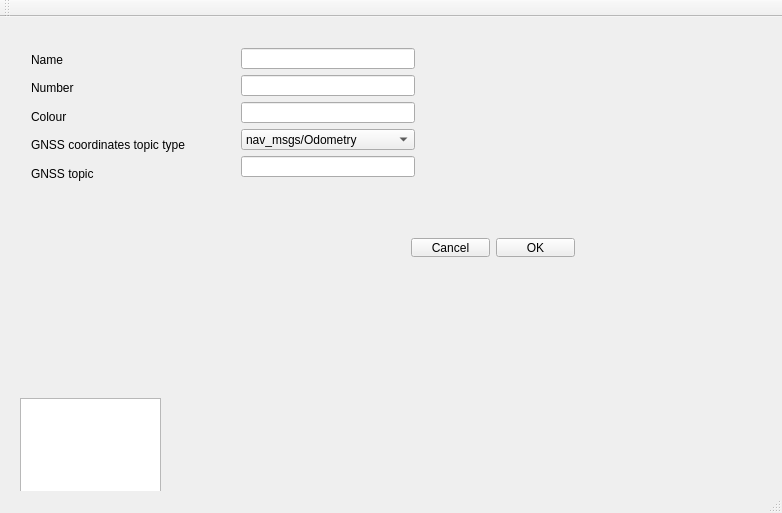
<?xml version="1.0" encoding="UTF-8"?>
<ui version="4.0">
 <class>MainWindow</class>
 <widget class="QMainWindow" name="MainWindow">
  <property name="geometry">
   <rect>
    <x>0</x>
    <y>0</y>
    <width>782</width>
    <height>513</height>
   </rect>
  </property>
  <property name="windowTitle">
   <string>MainWindow</string>
  </property>
  <widget class="QWidget" name="centralWidget">
   <widget class="QWidget" name="gridLayoutWidget">
    <property name="geometry">
     <rect>
      <x>20</x>
      <y>20</y>
      <width>211</width>
      <height>302</height>
     </rect>
    </property>
    <layout class="QGridLayout" name="gridLayout">
     <item row="0" column="0">
      <widget class="QLabel" name="boat_name_label">
       <property name="text">
        <string>Name</string>
       </property>
      </widget>
     </item>
     <item row="2" column="0">
      <widget class="QLabel" name="boat_colour_label">
       <property name="text">
        <string>Colour</string>
       </property>
      </widget>
     </item>
     <item row="3" column="0">
      <widget class="QLabel" name="boat_gnss_coordinates_topic_type">
       <property name="text">
        <string>GNSS coordinates topic type</string>
       </property>
      </widget>
     </item>
     <item row="8" column="0">
      <widget class="QLabel" name="label_8">
       <property name="text">
        <string/>
       </property>
      </widget>
     </item>
     <item row="6" column="0">
      <widget class="QLabel" name="label_6">
       <property name="text">
        <string/>
       </property>
      </widget>
     </item>
     <item row="11" column="0">
      <widget class="QLabel" name="label_11">
       <property name="text">
        <string/>
       </property>
      </widget>
     </item>
     <item row="4" column="0">
      <widget class="QLabel" name="boat_gnss_topic">
       <property name="text">
        <string>GNSS topic</string>
       </property>
      </widget>
     </item>
     <item row="1" column="0">
      <widget class="QLabel" name="boat_number_label">
       <property name="text">
        <string>Number</string>
       </property>
      </widget>
     </item>
     <item row="9" column="0">
      <widget class="QLabel" name="label_9">
       <property name="text">
        <string/>
       </property>
      </widget>
     </item>
     <item row="10" column="0">
      <widget class="QLabel" name="label_10">
       <property name="text">
        <string/>
       </property>
      </widget>
     </item>
    </layout>
   </widget>
   <widget class="QWidget" name="horizontalLayoutWidget">
    <property name="geometry">
     <rect>
      <x>400</x>
      <y>210</y>
      <width>186</width>
      <height>41</height>
     </rect>
    </property>
    <layout class="QHBoxLayout" name="horizontalLayout">
     <item>
      <widget class="QPushButton" name="pushButton">
       <property name="text">
        <string>Cancel</string>
       </property>
      </widget>
     </item>
     <item>
      <widget class="QPushButton" name="pushButton_2">
       <property name="text">
        <string>OK</string>
       </property>
      </widget>
     </item>
    </layout>
   </widget>
   <widget class="QTextBrowser" name="textBrowser">
    <property name="geometry">
     <rect>
      <x>20</x>
      <y>381</y>
      <width>141</width>
      <height>161</height>
     </rect>
    </property>
   </widget>
   <widget class="QWidget" name="gridLayoutWidget_2">
    <property name="geometry">
     <rect>
      <x>230</x>
      <y>20</y>
      <width>196</width>
      <height>151</height>
     </rect>
    </property>
    <layout class="QGridLayout" name="gridLayout_2">
     <item row="0" column="0">
      <widget class="QLineEdit" name="boat_name_line"/>
     </item>
     <item row="4" column="0">
      <widget class="QLineEdit" name="boat_gnss_topic_line"/>
     </item>
     <item row="2" column="0">
      <widget class="QLineEdit" name="boat_colour_line"/>
     </item>
     <item row="1" column="0">
      <widget class="QLineEdit" name="boat_number_line"/>
     </item>
     <item row="3" column="0">
      <widget class="QComboBox" name="boat_gnss_type_comboBox">
       <item>
        <property name="text">
         <string>nav_msgs/Odometry</string>
        </property>
       </item>
       <item>
        <property name="text">
         <string>sensor_msgs/NavSatFix</string>
        </property>
       </item>
      </widget>
     </item>
    </layout>
   </widget>
  </widget>
  <widget class="QMenuBar" name="menuBar">
   <property name="geometry">
    <rect>
     <x>0</x>
     <y>0</y>
     <width>782</width>
     <height>22</height>
    </rect>
   </property>
  </widget>
  <widget class="QToolBar" name="mainToolBar">
   <attribute name="toolBarArea">
    <enum>TopToolBarArea</enum>
   </attribute>
   <attribute name="toolBarBreak">
    <bool>false</bool>
   </attribute>
  </widget>
  <widget class="QStatusBar" name="statusBar"/>
 </widget>
 <layoutdefault spacing="6" margin="11"/>
 <resources/>
 <connections/>
</ui>
